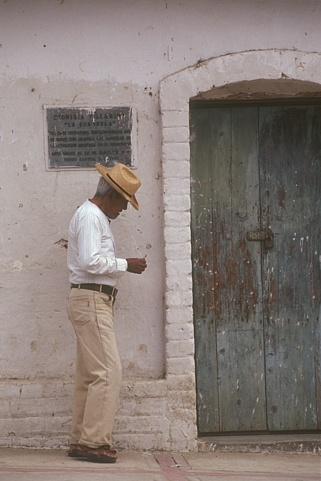
#> input picture imagens/old_man.jpg, 321 x 481 px
$ python Q5.py
#> lines starting #> are read from the running program, lines starting #| are printed output that depends on the picture; after the words box and inside, x2 and y2 are one past the last pixel; in counts of white or black regions, pixels touching at a corner belong together
#!/usr/bin/python
# -*- coding: utf-8 -*-
import cv2
import numpy as np
from matplotlib import pyplot as plt
import scipy.ndimage.filters as filters

img = cv2.imread('../imagens/old_man.jpg', 0)
#> img: shape (481, 321); min 31, max 255, mean 128.2
# img = cv2.imread('../imagens/plane.jpg', 0)
# img = cv2.imread('../imagens/monkey.jpg', 0)

o = 2
gray = filters.gaussian_filter(img, o)
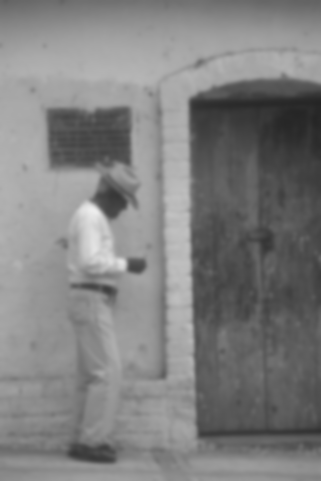
#> gray: shape (481, 321); min 37, max 237, mean 127.2

dy, dx = np.gradient(np.double(gray))
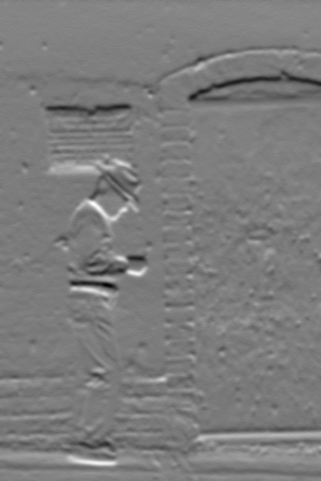
#> dy: shape (481, 321) float64; min -20, max 21, mean 0.1; drawn with min black and max white
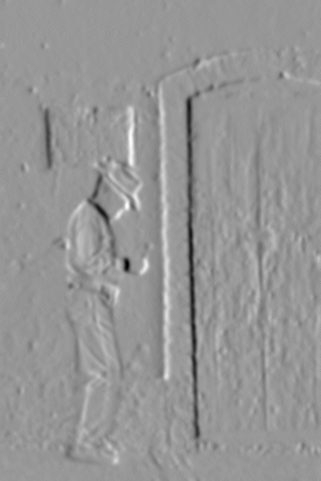
#> dx: shape (481, 321) float64; min -27, max 18.5, mean -0.214; drawn with min black and max white

gx = np.power(dx, 2.0)
gy = np.power(dy, 2.0)
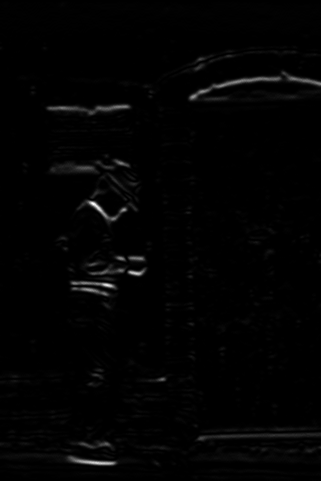
#> gy: shape (481, 321) float64; min 0, max 441, mean 5.4; drawn with min black and max white
m = np.sqrt((gx + gy))  # Magnitude do gradiente
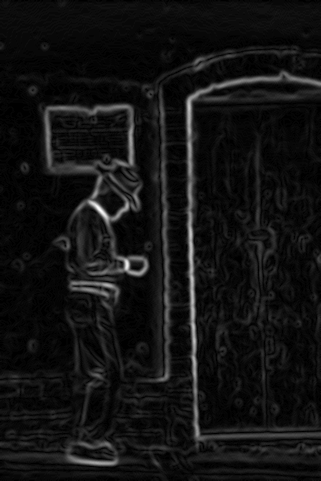
#> m: shape (481, 321) float64; min 0, max 29.52, mean 2.2; drawn with min black and max white

direcao = np.divide(1, np.tan(np.divide(gy, gx)))
direcao = np.arctan(np.divide(gy, gx))
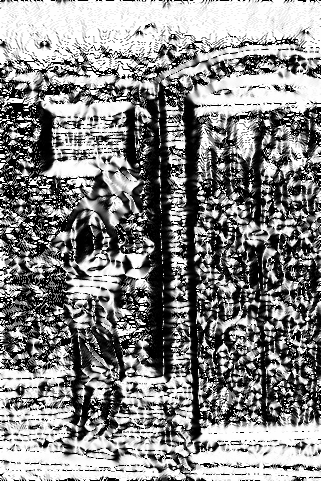
#> direcao: shape (481, 321) float64; 5.73% of the values are NaN or infinite; the others: min 0, max 1.57, mean 0.885; drawn with min black, max white, NaN and infinite black

plt.imshow(gray, cmap='gray')
plt.title('Original Image')
plt.show()

plt.imshow(m, cmap='gray')
plt.title('Original Image')
plt.show()

t_baixo = 150
t_alto = 200

edges = cv2.Canny(img, t_baixo, t_alto)
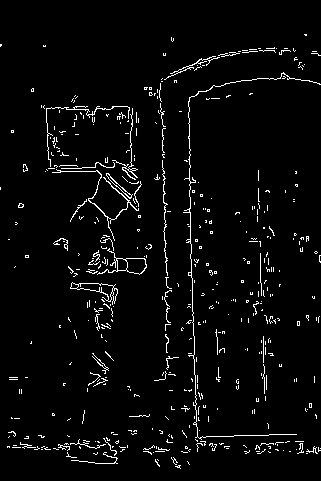
#> edges: shape (481, 321); 3.6% white in thin lines or dots

plt.subplot(121), plt.imshow(img, cmap='gray')
plt.title('Original Image'), plt.xticks([]), plt.yticks([])
plt.subplot(122), plt.imshow(edges, cmap='gray')
plt.title('Bordas'), plt.xticks([]), plt.yticks([])

plt.imshow(edges, cmap='gray')
plt.title(''), plt.xticks([]), plt.yticks([])
plt.show()

$ run again, with imagens/plane.jpg copied over imagens/old_man.jpg
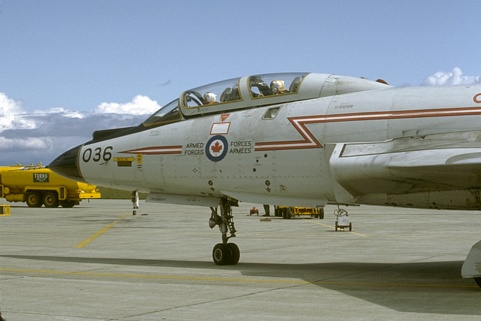
#> input picture imagens/plane.jpg, 481 x 321 px
#> `direcao = np.arctan(np.divide(gy, gx))`:
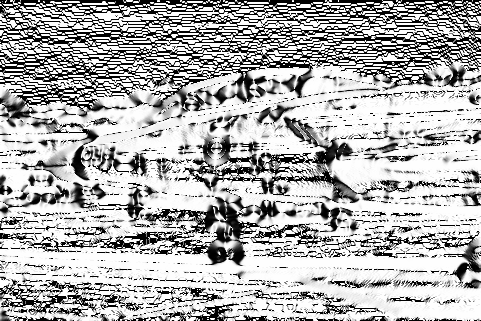
#> direcao: shape (321, 481) float64; 13.99% of the values are NaN or infinite; the others: min 0, max 1.57, mean 1.27; drawn with min black, max white, NaN and infinite black
#> `edges = cv2.Canny(img, t_baixo, t_alto)`:
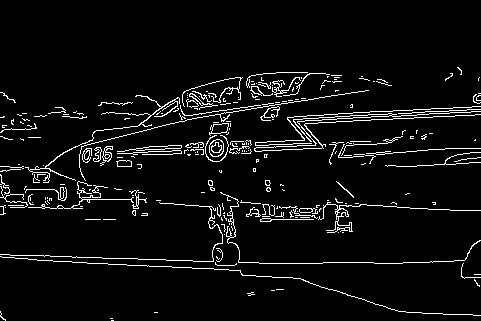
#> edges: shape (321, 481); 5.3% white in thin lines or dots, all inside (x1, y1, x2, y2) = (0, 67, 481, 321)

$ run again, with imagens/monkey.jpg copied over imagens/old_man.jpg
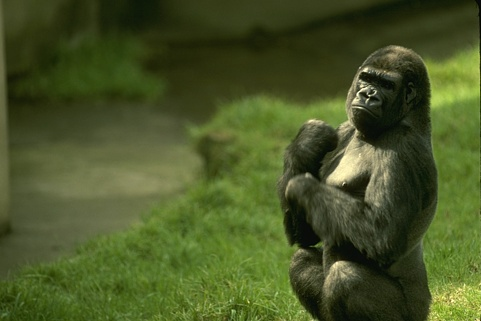
#> input picture imagens/monkey.jpg, 481 x 321 px
#> `direcao = np.arctan(np.divide(gy, gx))`:
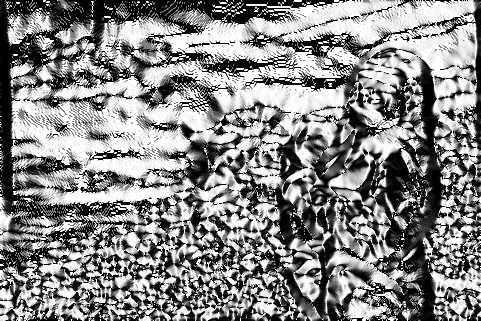
#> direcao: shape (321, 481) float64; 6.48% of the values are NaN or infinite; the others: min 0, max 1.57, mean 0.9; drawn with min black, max white, NaN and infinite black
#> `edges = cv2.Canny(img, t_baixo, t_alto)`:
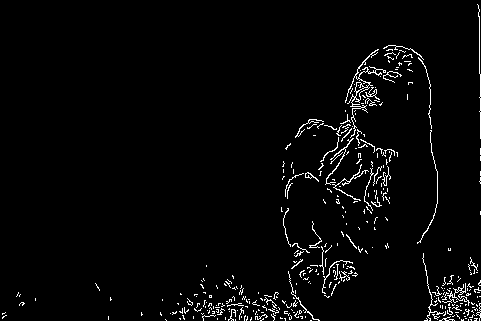
#> edges: shape (321, 481); 2.8% white in thin lines or dots

$ run again, with imagens/animals.jpg copied over imagens/old_man.jpg
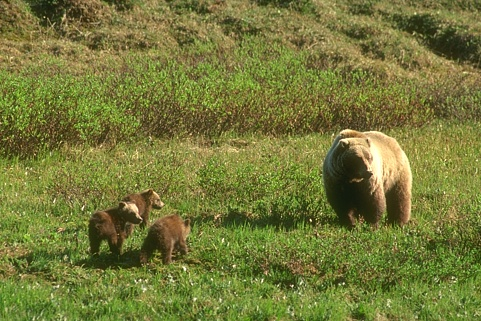
#> input picture imagens/animals.jpg, 481 x 321 px
#> `edges = cv2.Canny(img, t_baixo, t_alto)`:
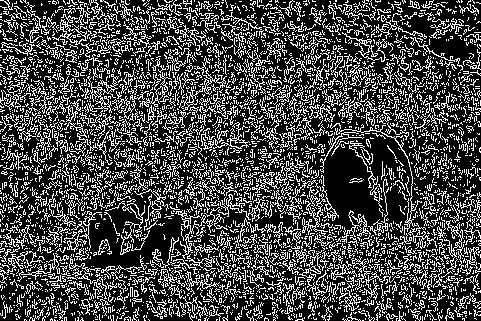
#> edges: shape (321, 481); 27.8% white in thin lines or dots
